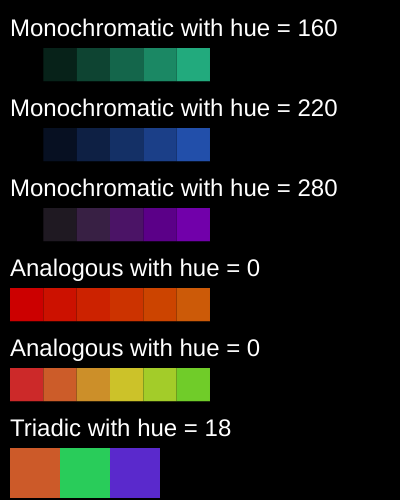
Frame 1 (no input)
Frame 60 (no input): identical to frame 1, image omitted
Frame 120 (the mouse pressed at the canvas centre since frame 60): identical to frame 1, image omitted

The p5.js sketch that drew this single still picture (run headless with seeded random() and noise() and a simulated clock; from frame 60 on, the mouse is pressed at the canvas centre):

// p5.js sketch
// ── sketch.js
///
/// Generating computational pallettes.
/// by Thouficul Chowdhury <tchow004@gold.ac.uk>
//
/// - Demonstrating how to use HSB to create pallettes.
/// - Use this as a template for your assignment.


/// Different pallettes are implemented in separate functions
/// so you can choose which to run in your main draw() loop.
/// Each one takes in a start x and y coordinate and the size
/// of the pallette to draw on the screen, so you can draw 
/// multiple pallettes at the same time in different areas.

///---------------------------------------------------------
///---------------YOUR TASK-----------------------------------
///---------------------------------------------------------

/// 1. Experiment with drawMonochromaticPallette() to see what it does
/// 2. Make a modified version of drawMonochromaticPallette() to use
///    that uses brightness AND saturation
/// 3. Experiment with drawAnalogousPallette()
/// 4. Make another version of drawAnalogousPallette() using different
///    colour intervals.
/// 5. Create another pallette function using another system. See
///    class readings and 
///    http://printingcode.runemadsen.com/lecture-color/



///---------------------------------------------------------

// A monochromatic color scheme using fixed intervals
// of brightness for a specific hue and saturation.
// For a more advanced version, try changing *both* brightness
// and saturation.

/**
 * @param {Number} hue Hue angle for this color range, from 0-359
 * @param {Number} startX Start x coordinate for pallette
 * @param {Number} startY Start y coordinate for pallette
 * @param {Number} size Size of pallette in pixels
 */
//pallette that is changed by changing the brightness
function drawMonochromaticPallette(hue, startX, startY, size)
{
  let numberOfColors = 6; // number of colors in this pallette
  let saturation = 80; // how "colorful" or gray this color is, from 0-100
  let maxBrightness = 80; // maximum brightness value

  // size of each of the pallette's color swatches in pixels
  let swatchSize = size/numberOfColors; 

  noStroke();
  rectMode(CORNER);

  push(); // save drawing state
  translate(startX,startY); // move to start x,y position

  for (let colorIndex=0; colorIndex < numberOfColors; colorIndex++)
  {
    let currentBrightness = maxBrightness * colorIndex/numberOfColors;
    let currentColor = color(hue, saturation, currentBrightness);
    
    // draw color square
    fill(currentColor);
    rect(0,0, swatchSize, swatchSize);
    
    // move drawing cursor to next position for next loop
    translate(swatchSize,0);
  }

  pop(); // return to original drawing state
}

//pallette that is changed by changing the brightness
function drawMonochromaticpallette(hue, startX, startY, size)
{
  let numberOfColors = 6; // number of colors in this pallette
  let saturation = 80; // how "colorful" or gray this color is, from 0-100
  let maxBrightness = 80; // maximum brightness value

  // size of each of the pallette's color swatches in pixels
  let swatchSize = size/numberOfColors; 

  noStroke();
  rectMode(CORNER);

  push(); // save drawing state
  translate(startX,startY); // move to start x,y position

  for (let colorIndex=0; colorIndex < numberOfColors; colorIndex++)
  {
    let currentBrightness = (maxBrightness) * (colorIndex/numberOfColors);
    let currentSaturation = (saturation*2) * (colorIndex/numberOfColors);
    let currentColor = color(hue, currentSaturation, currentBrightness);
    
    // draw color square
    fill(currentColor);
    rect(0,0, swatchSize, swatchSize);
    
    // move drawing cursor to next position for next loop
    translate(swatchSize,0);
  }
  

  pop(); // return to original drawing state
}


///---------------------------------------------------------
/// Fix this function!
///---------------------------------------------------------

// Analogous colors. This is a polychromatic color scheme using
// fixed intervals of changing hue angles to generate a pallette
// of multiple hues (colors) that are close to one another.
//
// In other words, to create a pallette of 6 colours, start with
// a hue angle (say 0) and increase it by a fixed amount (say
// 30 degrees) 6 times to create 6 different color swatches.    

/**
 * @param {Number} hue starting hue angle for this color range, from 0-359
 * @param {Number} startX Start x coordinate for pallette
 * @param {Number} startY Start y coordinate for pallette
 * @param {Number} size Size of pallette in pixels
 */
//first analogous pallette
function drawAnalogousPallette(hue, startX, startY, size)
{
  let numberOfColors = 6; // number of colors in this pallette
  let saturation = 80; // how "colorful" or gray this color is, from 0-100
  let brightness = 80; // brightness value, form 0-100 (black to white)
  let hueInterval = 30; //??? Experiment with this!

  // size of each of the pallette's color swatches in pixels
  let swatchSize = size/numberOfColors; 

  noStroke();
  rectMode(CORNER);

  push(); // save drawing state
  translate(startX,startY); // move to start x,y position

  for (let colorIndex=0; colorIndex < numberOfColors; colorIndex++)
  {
    ///-------------------------------------------
    ///----------FIXME----------------------------
    ///-------------------------------------------
    ///
    /// Make this line of code work properly
    //current hue is affect by multiplying the hue interval by the colour
    //index by the number of colours that have been assigned.
    //So at each iteration of number of colors the hueInterval gets called
    //and pulls the color index and gives the output of a color set.
    let currentHue = hueInterval * colorIndex/numberOfColors;
    ///-------------------------------------------

    let currentSaturation = saturation/colorIndex * numberOfColors;

    let currentColor = color(currentHue, currentSaturation, brightness);
    
    // draw color square
    fill(currentColor);
    rect(0,0, swatchSize, swatchSize);
    
    // move drawing cursor to next position for next loop
    translate(swatchSize,0);
  }
  pop(); // return to original drawing state
}

//second analogous patter with different intervals
function drawAnalogouspallette(hue, startX, startY, size)
{
  let numberOfColors = 6; // number of colors in this pallette
  let saturation = 80; // how "colorful" or gray this color is, from 0-100
  let brightness = 80; // brightness value, form 0-100 (black to white)
  let hueInterval = 90; //??? Experiment with this!

  // size of each of the pallette's color swatches in pixels
  let swatchSize = size/numberOfColors; 

  noStroke();
  rectMode(CORNER);

  push(); // save drawing state
  translate(startX,startY); // move to start x,y position

  for (let colorIndex=0; colorIndex < numberOfColors; colorIndex++)
  {
    ///-------------------------------------------
    ///----------FIXME----------------------------
    ///-------------------------------------------
    ///
    /// Make this line of code work properly
    //current hueInterval changes a lot to create the affect of a rainbow and multiplying it by 2 allow it go through the hue cycle a lot quicker
    let currentHue = (hueInterval*1.25) *colorIndex/numberOfColors;
    ///-------------------------------------------

    let currentColor = color(currentHue, saturation, brightness);
    
    // draw color square
    fill(currentColor);
    rect(0,0, swatchSize, swatchSize);
    
    // move drawing cursor to next position for next loop
    translate(swatchSize,0);
  }
  pop(); // return to original drawing state
}

//triadic color pattern
//triadic pattern occurs when there is angle difference of 120 degrees from each hue angle
function drawTriadicPallete(hue, startX, startY, size)
{
  let numberOfColors = 3; // number of colors in this pallette
  let saturation = 80; // how "colorful" or gray this color is, from 0-100
  let brightness = 80; // brightness value, form 0-100 (black to white)
  let hueInterval = 120; //??? Experiment with this!
    // size of each of the pallette's color swatches in pixels
  let swatchSize = size/numberOfColors; 

  noStroke();
  rectMode(CORNER);

  push(); // save drawing state
  translate(startX,startY); // move to start x,y position

  for (let colorIndex=0; colorIndex < numberOfColors; colorIndex++)
  {
    /// Make this line of code work properly
    //hue changes in rotation of 120 degrees, the hue is affected by
    //the hue set in at the bottom to indicate where it starts from and the interval
    //is added to that specific hue, which is dedicated.
    //modulo to make sure it doesn't exceed 360degree 
    let currentHue = (hueInterval)*colorIndex %360;
    ///-------------------------------------------
    // controlling the hue by adding to it allows the current hue to be at a specific to change to the next hue
    let currentColor = color(currentHue + hue, saturation, brightness);
    
    // draw color square
    fill(currentColor);
    rect(0,0, swatchSize, swatchSize);
    
    // move drawing cursor to next position for next loop
    translate(swatchSize,0);
  }
  pop(); // return to original drawing state
  
}

///-------------------------------------------
///----------SETUP----------------------------
///-------------------------------------------

function setup() {

  /// You can change the size of your drawing canvas if needed!
  createCanvas(400, 500);
  
  // We can use HSB mode as follows 
  // from (https://p5js.org/reference/#/p5/colorMode):
  // Setting colorMode(HSB) lets you use the HSB system instead.
  // By default, this is colorMode(HSB, 360, 100, 100, 1). 
  // You can also use HSL instead of HSB.

  colorMode(HSB); 
}

///-------------------------------------------
///----------DRAW----------------------------
///-------------------------------------------

/// draw the pallettes.

function draw() {

  background(0);

  let hue = 160;


  // Label the pallette. See https://p5js.org/reference/#/p5/text
  fill(180); // gray
  textSize(24);
  text("Monochromatic with hue = " + hue, 10, 48-12);

  // draw with hue = 160
  drawMonochromaticPallette(hue, 10, 48, 200);

  hue = 220; // update hue for next pallette

  fill(180); // gray
  textSize(24);
  text("Monochromatic with hue = " + hue, 10, 128-12);
  // draw with hue = 220
  drawMonochromaticPallette(hue, 10, 128, 200);


  /// draw other pallettes below -- possibly resize your canvas.

  hue = 280; // update hue for next pallette

  fill(180); // gray
  textSize(24);
  text("Monochromatic with hue = " + hue, 10, 208-12);
  // draw with hue = 280
  drawMonochromaticpallette(hue, 10, 208, 200);


  hue = 0; // update hue for next pallette

  fill(180); // gray
  textSize(24);
  text("Analogous with hue = " + hue, 10, 288-12);
  // draw with hue = 0
  drawAnalogousPallette(hue, 10, 288,200);

  hue = 0 //hue
  fill(180); // gray
  textSize(24);
  text("Analogous with hue = " + hue, 10, 368-12);
  // draw with hue = 0

  drawAnalogouspallette(hue,10, 368,200);

  hue = 18; //hue
  fill(180); // gray
  textSize(24);
  text("Triadic with hue = " + hue, 10, 448-12);
  // draw with hue = 18

  drawTriadicPallete(hue,10, 448,150);
}
